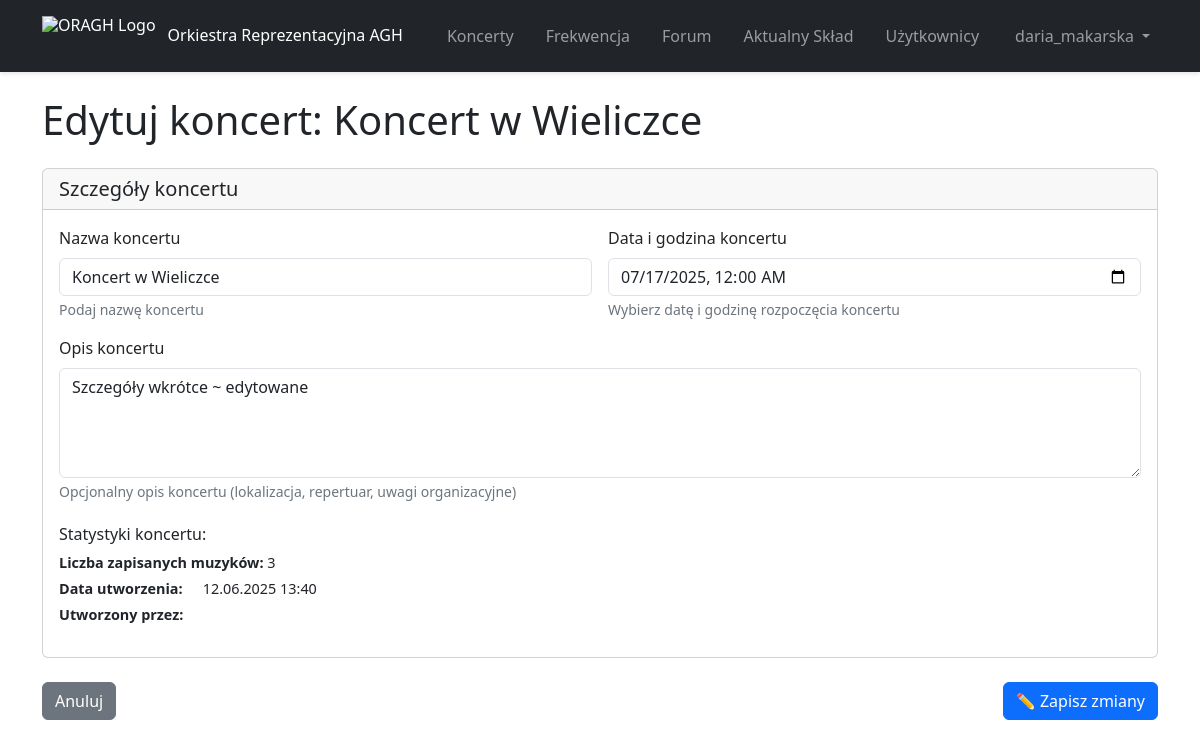
/concerts/edit/1/ (signed in), run on the app's committed database.
### concerts/models.py (models this page shows, shortened)
class Concert(models.Model):
    name = models.CharField(max_length=100)
    date = models.DateTimeField()
    description = models.TextField(blank=True, null=True)
    date_created = models.DateTimeField(auto_now_add=True)
    created_by = models.ForeignKey(User, on_delete=models.CASCADE, related_name='concerts')
    musicians = models.ManyToManyField(MusicianProfile, related_name='concerts', blank=True)  # Add this line

### concerts/views.py (the view, shortened to what this page needs)
# urls.py: path('edit/<int:concert_id>/', views.change_concert, name='edit_concert'),
@login_required
@permission_required('concerts.change_concert', raise_exception=True)
def change_concert(request, concert_id):
    try:
        concert = Concert.objects.get(id=concert_id)
    except Concert.DoesNotExist:
        return HttpResponse("Concert not found.", status=404)
    return render(request, "edit_concert.jinja", {"concert": concert})

### concerts/templates/edit_concert.jinja (shortened to what this page needs)
{% extends "base.jinja" %}
{% block page_title %}Edytuj koncert: {{ concert.name }}{% endblock %}
{% block content %}
<form method="post" class="mb-4">
  <div class="card">
    <div class="card-header">
      <h5 class="mb-0">Szczegóły koncertu</h5>
    </div>
    <div class="card-body">
      <div class="row g-3">
        <div class="col-md-6">
          <label for="name" class="form-label">Nazwa koncertu</label>
          <input type="text" class="form-control" id="name" name="name"
                 value="{{ concert.name }}" required>
          <div class="form-text">Podaj nazwę koncertu</div>
        </div>
        <div class="col-md-6">
          <label for="date" class="form-label">Data i godzina koncertu</label>
          <input type="datetime-local" class="form-control" id="date" name="date"
                 value="{{ concert.date|date:'Y-m-d\\TH:i' }}" required>
          <div class="form-text">Wybierz datę i godzinę rozpoczęcia koncertu</div>
        </div>
        <div class="col-12">
          <label for="description" class="form-label">Opis koncertu</label>
          <textarea class="form-control" id="description" name="description" rows="4"
                    placeholder="Opis koncertu, lokalizacja, repertuar itp.">{{ concert.description }}</textarea>
          <div class="form-text">Opcjonalny opis koncertu (lokalizacja, repertuar, uwagi organizacyjne)</div>
        </div>
      </div>
      <div class="mt-4">
        <h6>Statystyki koncertu:</h6>
        <ul class="list-unstyled">
          <li><strong>Liczba zapisanych muzyków:</strong> {{ concert.musicians.count }}</li>
          <li><strong>Data utworzenia:</strong> {{ concert.date_created|date:"d.m.Y H:i" }}</li>
          <li><strong>Utworzony przez:</strong> {{ concert.created_by.first_name }} {{ concert.created_by.last_name }}</li>
        </ul>
      </div>
    </div>
  </div>
  <div class="d-flex justify-content-between mt-4">
    <a href="{% url 'concert' concert.id %}" class="btn btn-secondary">Anuluj</a>
    <button type="submit" class="btn btn-primary">✏️ Zapisz zmiany</button>
  </div>
</form>
{% endblock %}

### main/templates/base.jinja (shortened to what this page needs)
<!DOCTYPE html>
<html lang="en">
  <head>
    <link href="https://cdn.jsdelivr.net/npm/bootstrap@5.3.0/dist/css/bootstrap.min.css" rel="stylesheet">
    <link rel="stylesheet" href="https://cdnjs.cloudflare.com/ajax/libs/font-awesome/6.4.0/css/all.min.css">
  </head>
  <body>
    <nav class="navbar navbar-expand-lg navbar-dark bg-dark">
      <div class="container">
        <a class="navbar-brand d-flex align-items-center" href="/">
          <img src="/media/general/Logo_ORAGH_footer-e1739129105993.png" alt="ORAGH Logo" style="height: 40px; margin-right: 12px;">
          <span>Orkiestra Reprezentacyjna AGH</span>
        </a>
        <div class="collapse navbar-collapse" id="navbar">
          {% if user.is_authenticated %}
            <ul class="navbar-nav mx-auto my-2 my-lg-0 gap-0 gap-lg-3">
              <li class="nav-item">
                <a class="nav-link" href="/concerts">Koncerty</a>
              </li>
              <li class="nav-item">
                <a class="nav-link" href="/attendance">Frekwencja</a>
              </li>
              <li class="nav-item">
                <a class="nav-link" href="/forum">Forum</a>
              </li>
              <li class="nav-item">
                <a class="nav-link" href="/band/">Aktualny Skład</a>
              </li>
              <li class="nav-item">
                <a class="nav-link" href="/profiles/">Użytkownicy</a>
              </li>
            </ul>
            <ul class="navbar-nav mb-2 mb-lg-0">
              <li class="nav-item dropdown">
                <a class="nav-link dropdown-toggle d-flex align-items-center" href="#" id="userDropdown" role="button" data-bs-toggle="dropdown" aria-expanded="false">
                  {{ user.username }}
                </a>
              </li>
            </ul>
          {% else %}
            <ul class="navbar-nav ms-auto mb-2 mb-lg-0">
              <li class="nav-item">
                <a class="nav-link" href="/register">Rejestracja</a>
              </li>
            </ul>
          {% endif %}
        </div>
      </div>
    </nav>
    <div class="container my-4">
    {% block page_header %}
      <div class="row justify-content-between align-items-center mb-4">
          <h1 class="col-12 mb-0">
            {% block page_title %}{% endblock %}
          </h1>
      </div>
    {% endblock %}
    {% block content %}{% endblock %}
    </div>
  </body>
</html>

### main/templates/base.jinja (style rules this page uses)
.navbar { position: sticky !important; top: 0; z-index: 1020; box-shadow: 0 2px 4px rgba(0,0,0,.1); }
body { padding-top: 0; }
.navbar-brand { font-size: 1rem; font-weight: 500; display: flex !important; align-items: center !important; line-height: 1.2; padding: 0.5rem 0; }
.navbar-brand span { white-space: nowrap; transition: all 0.3s ease; }
.navbar-brand img { transition: all 0.3s ease; }
.navbar-collapse { align-items: center; }
.navbar-nav { align-items: center; gap: 0.5rem; }
.navbar-nav .nav-link { padding: 0.5rem 1rem; border-radius: 0.375rem; transition: all 0.3s ease; font-weight: 500; }
.dropdown-toggle::after { margin-left: 0.5rem; transition: transform 0.3s ease; }
.container.my-4 { margin-top: 1.5rem !important; margin-bottom: 1.5rem !important; }

### concerts/templates/edit_concert.jinja (style rules this page uses)
.form-text { color: #6c757d; line-height: 1.4; }
.list-unstyled li { font-size: 0.9rem; margin-bottom: 0.25rem; }
.list-unstyled li strong { display: inline-block; min-width: 140px; }

### data on the page
Concert: name "Koncert w Wieliczce", date "07/17/2025 00:00", description "Szczegóły wkrótce ~ edytowane", musicians.count "3", date_created "12.06.2025 13:40"

### other printed values
{{ user.username }} "daria_makarska"
